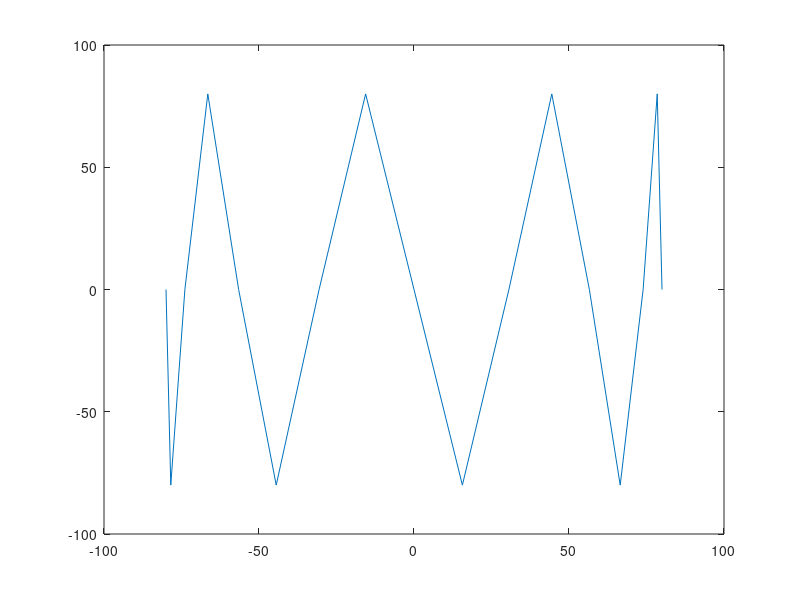

MATLAB code to generate this figure:
clc
clear;
close all;
%t=0:pi/100:pi;
r=80;
f=8;
fs=2*f;
t=0:pi/fs:pi;
y=r*sin(f*t);x=r*cos(t);z=-15*ones(1,numel(x));
plot(x,y);
t_q=0:pi/1000:pi;
x_q=interp1(t,x,t_q);
y_q=interp1(t,y,t_q);
z_q=interp1(t,z,t_q);
v=1;
T=10+sqrt((circshift(x',1)'-x).^2+(circshift(y',1)'-y).^2+(circshift(z',1)'-z).^2)/v;
for k=2:numel(T)
   T(k)=T(k)+T(k-1)+rand();
end
T_q=interp1(t,T,t_q);
path=[T;x;y;z];
fileID = fopen('path_matlab_nyq.csv','w');
fprintf(fileID,'%f,%f,%f,%f\n',path);
fclose(fileID);
path_q=[T_q;x_q;y_q;z_q];
fileID = fopen('path_matlab_nyq_q.csv','w');
fprintf(fileID,'%f,%f,%f,%f\n',path_q);
fclose(fileID);